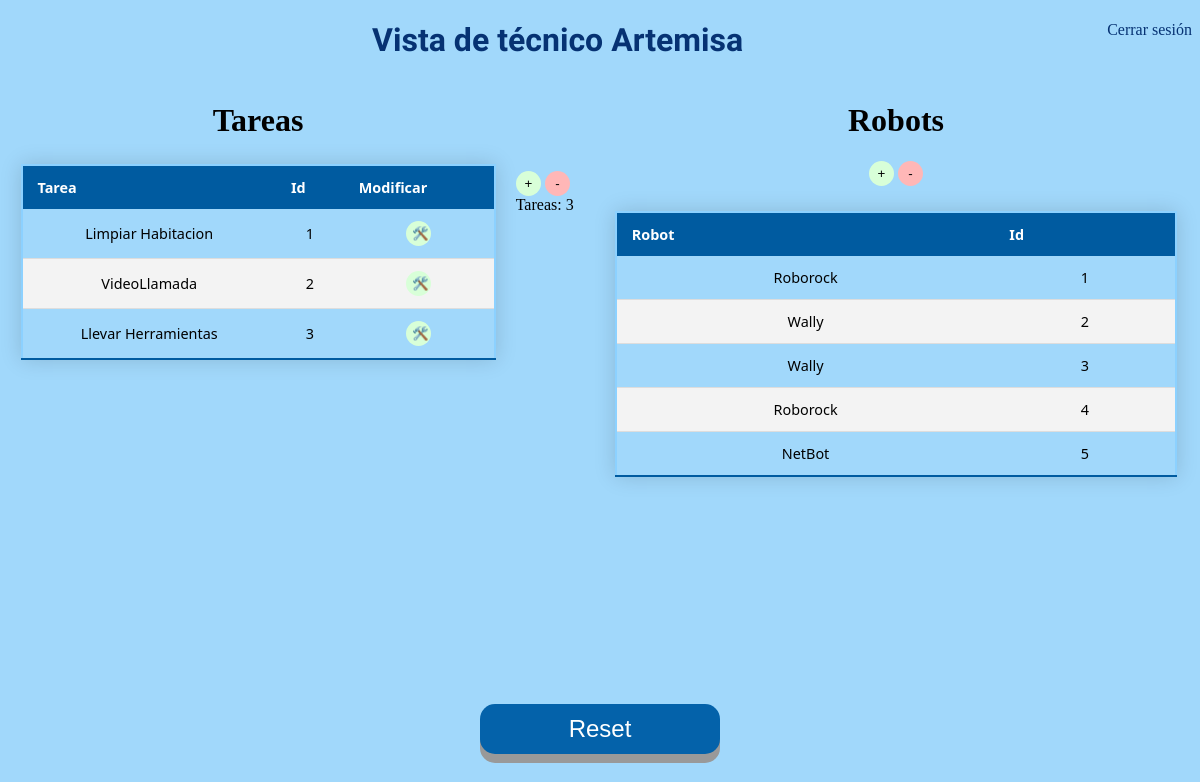
The page /Interfaz_tecnico.html on the database its author committed.
### app.py (models this page shows)
class Todo(db.Model): #Tabla para tareas creadas
    id = db.Column(db.Integer, primary_key=True)
    content = db.Column(db.String(200), nullable=False)
    priority = db.Column(db.String(200))        # prioridad
    descripcion = db.Column(db.String(200))             # Descripcion
    atributos = db.Column(db.String(800))               # Atributos

class Robo(db.Model):
    id = db.Column(db.Integer, primary_key=True)
    nombre = db.Column(db.String(200), nullable=False)

### app.py (the view)
@app.route('/Interfaz_tecnico.html', methods=['POST','GET'])     # Redireccion a Tecnico
def tecnico():
    tasks = Todo.query.order_by(Todo.id).all() # Este método nos devuelve todos los elementos de la tabla de la base de datos
    rob = Robo.query.order_by(Robo.id).all()
    return render_template('Interfaz_tecnico.html', tasks=tasks, rob=rob) # Presentar las tareas

### templates/Interfaz_tecnico.html (shortened to what this page needs)
{% extends 'base.html' %}
{% block head %}
</head>
{% endblock %}
{% block body %}
<a style="float:right" href="index.html">Cerrar sesión</a>
  <h1 class="principal" style="text-align:center"> Vista de técnico Artemisa</h1>
<div class="inline-div-izquierda">
  <h1 class="Copper">Tareas</h1>
  <center>
    <table>
      <thead>
        <tr>
            <th> Tarea</th>
            <th> Id </th>
            <th> Modificar </th>
        </tr>
      </thead>
      {% for task in tasks %}
        {% if task.id!=1 %}
          <tr>
            <td> {{ task.content }}</td>
            <td> {{ task.id - 1 }} </td>
            <td> <button type="button" class="button3" onClick="window.location.href='/update/{{ task.id }}';">🛠️</button> </td>
          </tr>
        {% endif %}
      {% endfor %}
      </table>
  </center>
</div>
<div class="inline-div-izquierda2">
  <br> <br> <br> <br> <br>
  <button type="button" class="button3" onClick="window.location.href='/new_update/{{ tasks[-1].id }}';">+</button>
  <button type="button" class="button4" onClick="window.location.href='/delete';">-</button>
 <br> &nbsp;
  Tareas:
  <a id="clicks">{{ tasks[-1].id -1 }}</a> <br>
</div>
<center>
  <div class="inline-div-derecha">
    <h1 class="Copper"> Robots</h1>
    <button type="button" class="button3" onClick="window.location.href='/nuevo_robot';">+</button>
    <button type="button" class="button4" onClick="window.location.href='/delete_robot';">-</button>
    <br>
    <table>
      <thead>
        <tr>
            <th> Robot</th>
            <th> Id </th>
        </tr>
      </thead>
      {% for robot in rob %}
      {% if robot.id!=1 %}
          <tr>
            <td> {{ robot.nombre }}</td>
            <td> {{ robot.id - 1 }} </td>
          </tr>
        {% endif %}
      {% endfor %}
      </table>
  </div>
  <br>
  <br>
</center>
<br> <br> <br> <br> <br> <br> <br> <br> <br> <br> <br> <br> <br> <br> <br> <br> <br> <br> <br> <br> <br>
<center>
  <button id="boton2" class="button2" onclick="window.location.href='/reset';">Reset</button>
</center>
  {% endblock %}

### static/css/main.css (style rules this page uses)
a:link { text-decoration: none; color: rgb(6, 50, 115); }
body { background-color: #a1d8fb; }
h1.Copper { font-family: Copperplate, Papyrus, fantasy; text-align: center }
h1.principal { font-family: "Audiowide", sans-serif; color: rgb(6, 50, 115); }
.button2 { width: 20%; height: 50px; position: absolute; top: 88%; left: 40%; font-size: 24px; text-align: center; position: absolute; bottom: 30px; right: 600px; cursor: pointer; outline: none; color: #fff; background-color: #0462aa; border: none; border-radius: 15px; box-shadow: 0 9px #999; }
.button3 { width: 25px; height: 25px; border: none; border-radius: 15px; background-color: #d8ffd8; }
.button4 { width: 25px; height: 25px; border: none; border-radius: 15px; background-color: #ffb7b7; }
.inline-div-derecha { width: 50%; float: right; }
.inline-div-izquierda { width: 500px; float: left; }
.inline-div-izquierda2 { width: 72px; float: left; }
table { border: 2px solid rgb(140, 209, 255); border-collapse: collapse; width: 95%; margin: 25px 0; font-size: 0.9em; font-family: "Segoe UI"; text-align: center; min-width: 400px; box-shadow: 0 0 20px rgba(0, 0, 0, 0.15); }
thead tr { background-color: #005ba0; color: #ffffff; text-align: left; }
th, td { padding: 12px 15px; }
tbody tr { border-bottom: 1px solid #dddddd; }
tbody tr:nth-of-type(even) { background-color: #f3f3f3; }
tbody tr:last-of-type { border-bottom: 2px solid #005ba0; }

### rows shown on the page
Todo: content "Limpiar Habitacion", task.id-1 "1"
Todo: content "VideoLlamada", id "2"
Todo: content "Llevar Herramientas", task.id-1 "3"
Robo: nombre "Roborock", id "1"
Robo: nombre "Wally", id "2"
Robo: nombre "Wally", id "3"
Robo: nombre "Roborock", id "4"
Robo: nombre "NetBot", id "5"

### other values the page prints
{{ tasks[-1].id -1 }} "3"
